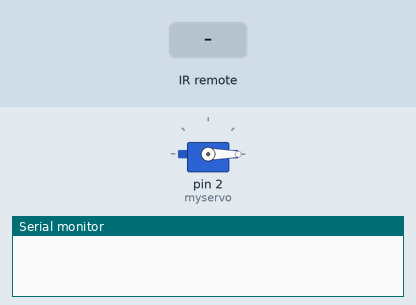
A sketch run on a simulated Arduino Uno, built with avr-gcc and run on an emulated ATmega328P. Parts: servo, the last lines printed to the serial monitor. The test bench sets the inputs (shaded band).

Above: at 1.2 s.
1.3 s: infrared code 0xFFA857 received
At 1.6 s:
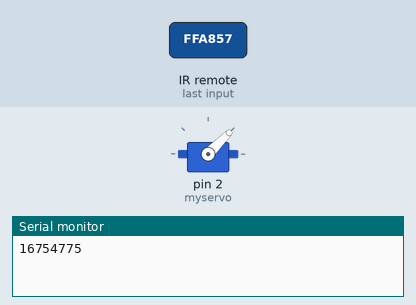
2.8 s: infrared code 0xFFA857 received
At 4.0 s:
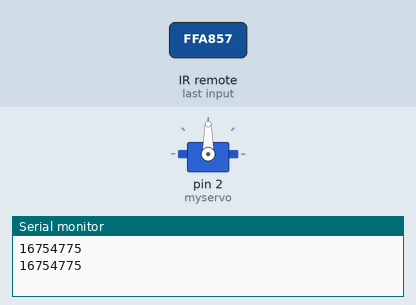
4.3 s: infrared code 0xFFE01F received
At 5.1 s:
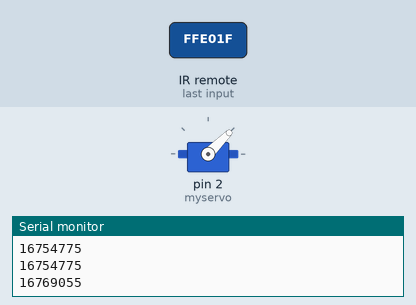
5.8 s: infrared code 0xFF906F received
At 6.2 s:
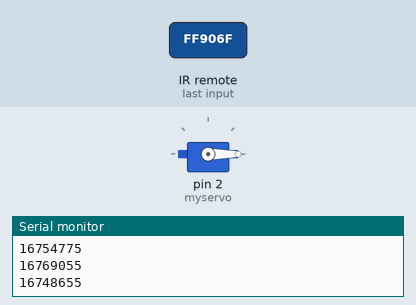
Timing chart, 0 to 8.3 s (numbered marks = the images above; inputs shaded):
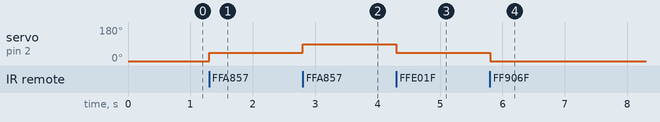

The sketch:

I2C_servo.ino
```cpp
#include <Servo.h>
#include <IRremote.h>

int recvPin = 11;
int pos=0;

IRrecv irrecv(recvPin); // IR리모콘 사용을 위한 클래스 생성
decode_results decodedSignal;  // IR리모콘으로부터 받은 데이터
Servo myservo;

void setup()
{
  Serial.begin(9600);
  irrecv.enableIRIn();
  myservo.attach(2);
}

void loop()
{
  myservo.write(pos);
if (irrecv.decode(&decodedSignal) == true)
{
    Serial.println(decodedSignal.value);
    switch (decodedSignal.value) {


      case 0xFFE01F:
      pos-=45;
      break; //VOL-

      case 0xFFA857:
      pos+=45;
      break; //VOL+

      case 0xFF906F:
      pos=0;
      break; //EQ

    }
    irrecv.resume();  // IR 다음 데이터 수신
}
}
```

Measured:
- after the input at 1.3 s, servo on pin 2 (myservo): 0° → 45° at once
- after the input at 2.8 s, servo on pin 2 (myservo): 45° → 90° at once
- after the input at 4.3 s, servo on pin 2 (myservo): 90° → 45° at once
- after the input at 5.8 s, servo on pin 2 (myservo): 45° → 0° at once
